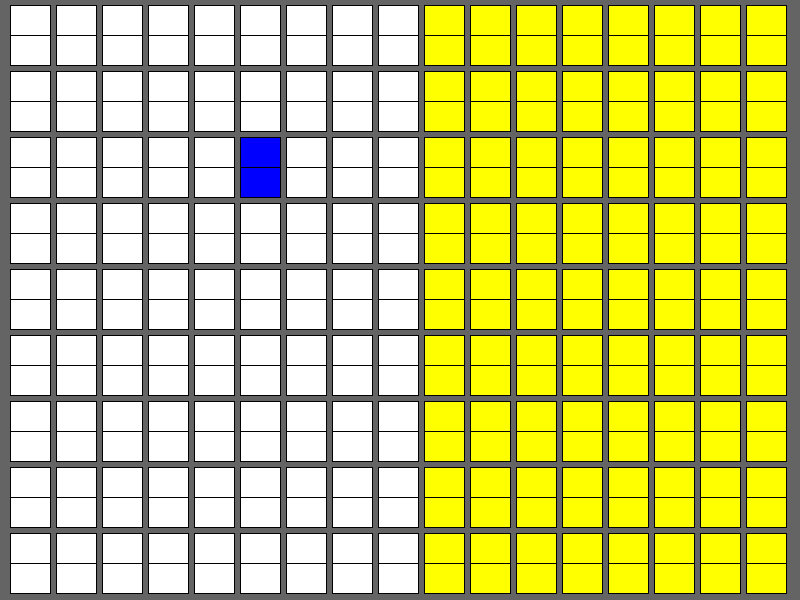
Frame 1 (no input)
Frame 60 (the mouse pressed at the canvas centre just before this capture): identical to frame 1, image omitted
Frame 120 (the mouse held since frame 60 and released just before this capture): identical to frame 1, image omitted

The Processing sketch that drew this single still picture (run headless with seeded random() and noise(); from frame 60 on, the mouse is pressed at the canvas centre):

// Processing sketch: windows
// ── windows.pde
void setup()
{
  size(800, 600);
}

void draw()
{
  background(100);
  
  int row = 0;
  while(row < 9) { // 9 rows
    for(int x=10 ; x<width-40 ; x=x+40+6) {
      fill(255);
      if(x > 400) {
        fill(255, 255, 0);
      }
      if(row == 2 && x == 10+46*5) {
        fill(0, 0, 255);
      }
      int y = row*(60+6) + 5;
      // draw a window
      rect(x, y, 40, 60);
      line(x, y+30, x+40, y+30);
    }
    row = row + 1; // Don't forget to add! No infinite loops!
  }
}
